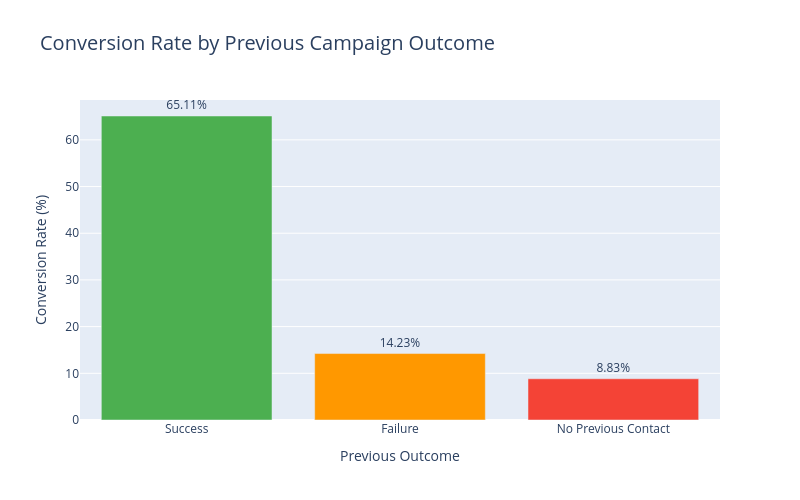

Source (notebook cell):
### Code cell
poutcome_data = pd.DataFrame({
    'Previous Outcome': ['Success', 'Failure', 'No Previous Contact'],
    'Conversion Rate': [65.11, 14.23, 8.83]
})

fig = go.Figure(go.Bar(
    x=poutcome_data['Previous Outcome'],
    y=poutcome_data['Conversion Rate'],
    marker_color=['#4CAF50', '#FF9800', '#F44336'],
    text=poutcome_data['Conversion Rate'].apply(lambda x: f'{x}%'),
    textposition='outside'
))

fig.update_layout(
    title='Conversion Rate by Previous Campaign Outcome',
    xaxis_title='Previous Outcome',
    yaxis_title='Conversion Rate (%)',
    title_font_size=20,
    width=800, height=500
)

fig.write_html('../outputs/07_previous_outcome.html')
fig.show()
print("Saved: 07_previous_outcome.html")

### Figure 1 — Plotly figure (JSON) as saved in the notebook; plotly's stock layout.template omitted (floating-point values rounded to 4 significant figures)
{"data": [{"marker": {"color": ["#4CAF50", "#FF9800", "#F44336"]}, "text": ["65.11%", "14.23%", "8.83%"], "textposition": "outside", "type": "bar", "x": ["Success", "Failure", "No Previous Contact"], "y": [65.11, 14.23, 8.83]}], "layout": {"height": 500, "title": {"font": {"size": 20}, "text": "Conversion Rate by Previous Campaign Outcome"}, "width": 800, "xaxis": {"title": {"text": "Previous Outcome"}}, "yaxis": {"title": {"text": "Conversion Rate (%)"}}}}
